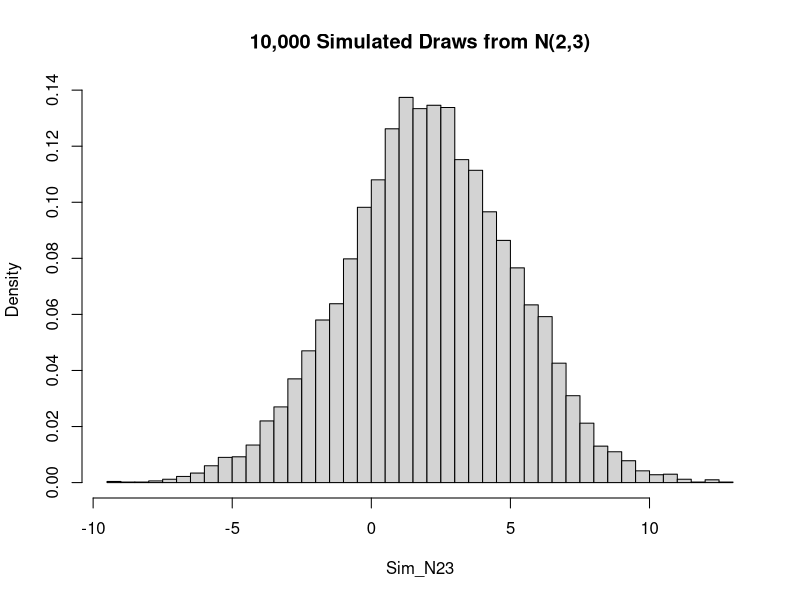
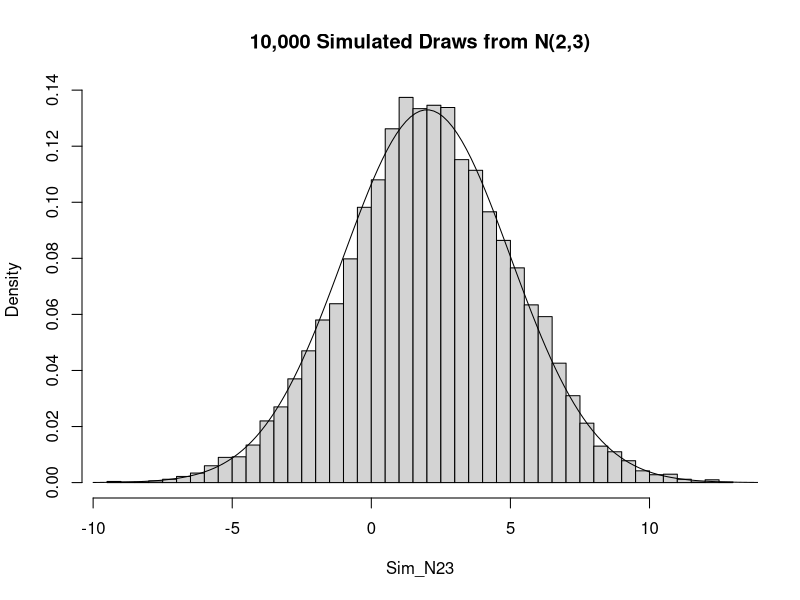
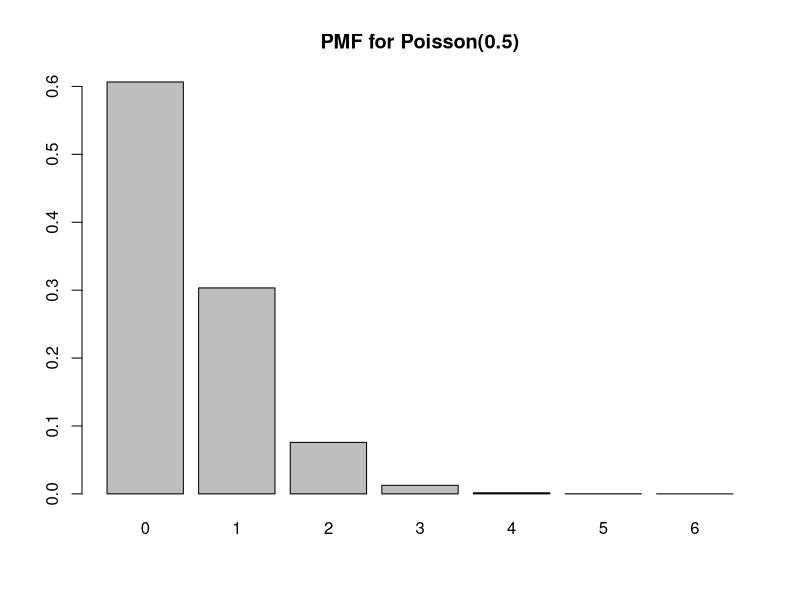
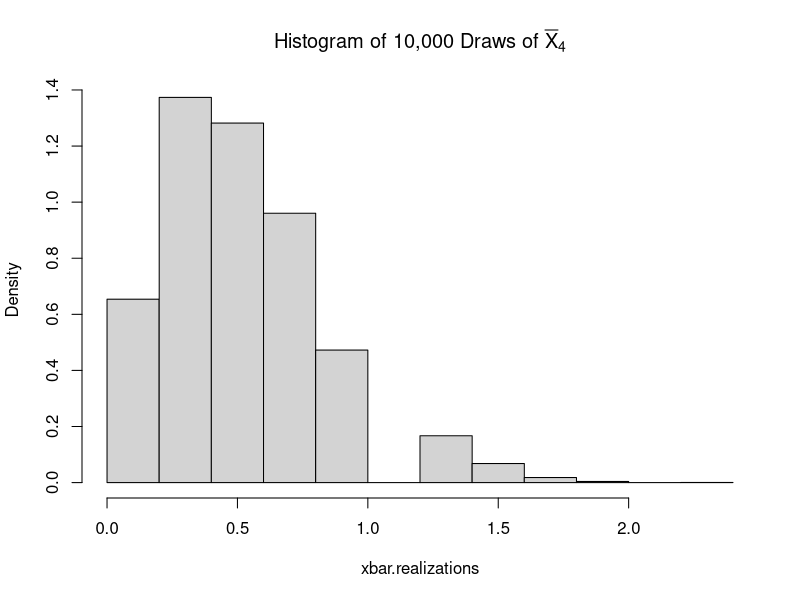
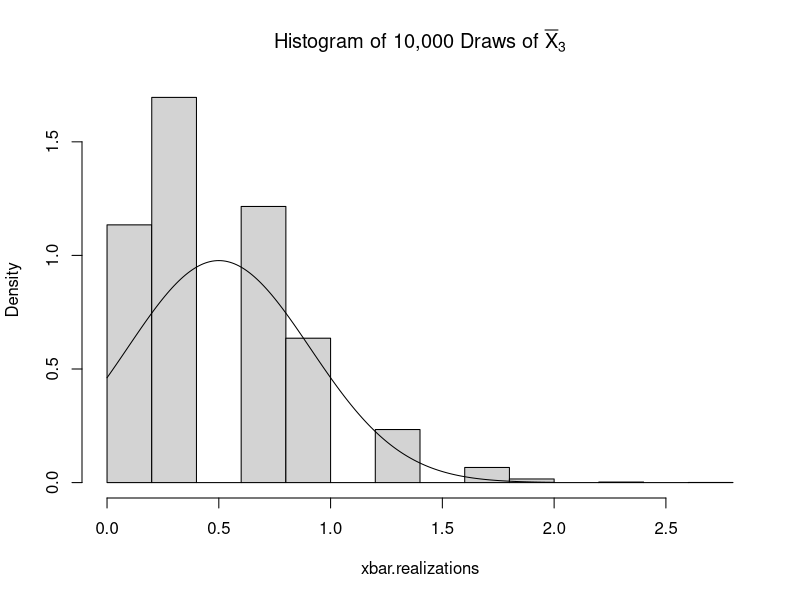
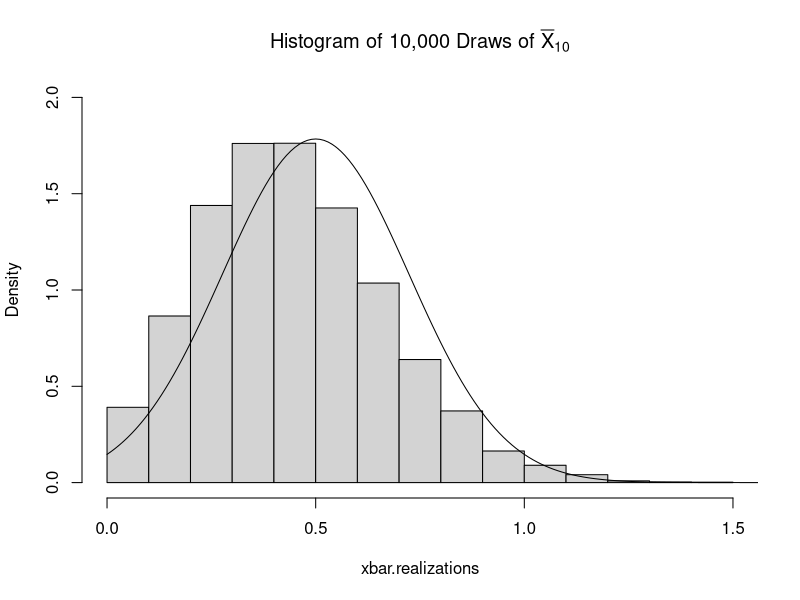
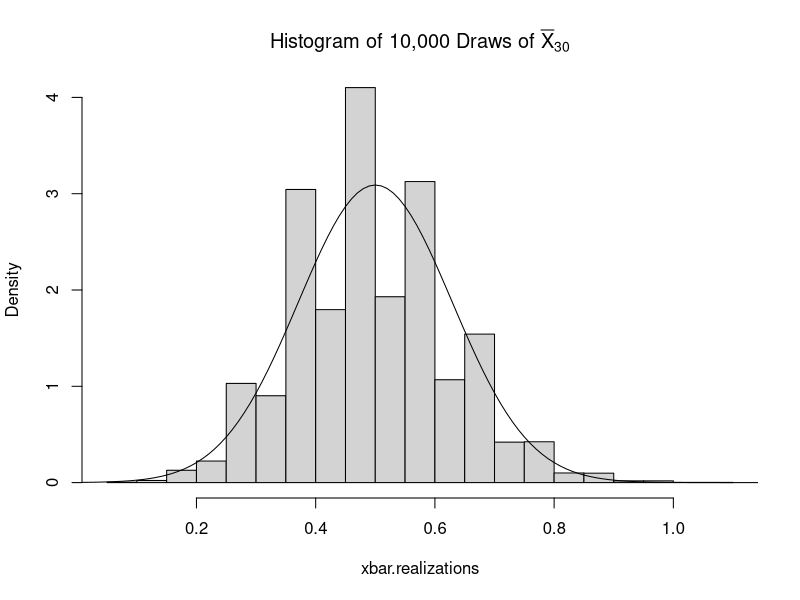
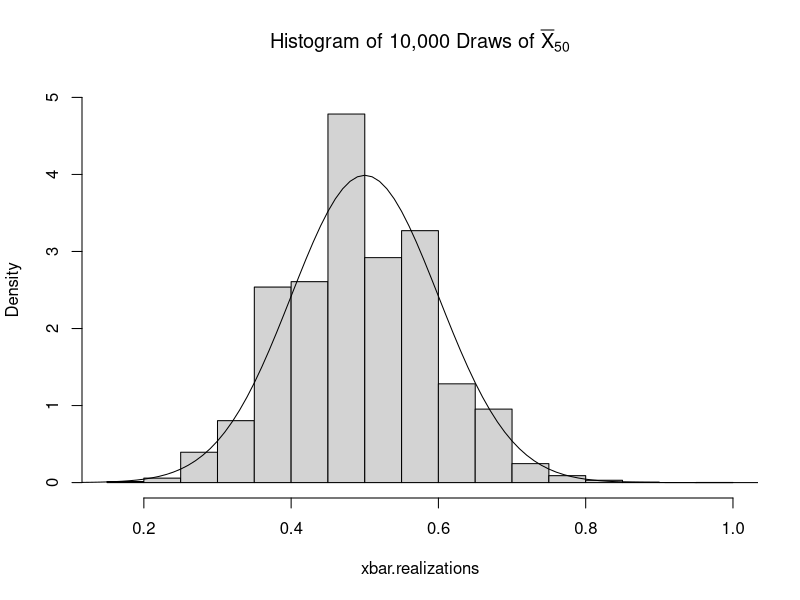

Write the R code that produced these figures, in order.
## ---- chunk 1
punif(15, 10,20)
## ---- chunk 2
mu <- 70
sig <- 13
x <- 90
z <- (90-mu)/sig

pnorm(90,70,13, lower.tail = F)
1 - pnorm(z)
## ---- chunk 3
x85 <- 85
x100 <- 100
z85 = (x85-mu)/sig
z100 = (x100-mu)/sig

pnorm(x100,mu,sig)-pnorm(x85,mu,sig)
pnorm(z100) - pnorm(z85)
## ---- chunk 4
pnorm(mu+1.5*sig,mu,sig) - pnorm(mu-1.5*sig,mu,sig)
pnorm(1.5)-pnorm(-1.5)
## ---- chunk 5
n <- 1000
sample <- rnorm(n,mu,sig)
sum(sample > mu - sig * 1.5 & sample < mu + sig * 1.5)/n
## ---- chunk 6
n = 10000
sample <- rnorm(n)
sum(sample > -1.5 & sample < 1.5)/n
## ---- chunk 7
n <-  10000
Sim_N23 = rnorm(n,2,3)
## ---- chunk 8
hist(Sim_N23, freq = F, breaks = 75, main='10,000 Simulated Draws from N(2,3)' )
## ---- chunk 9
xvalues <- seq(-10, 15, length=150)
yvalues <- dnorm(xvalues, 2, 3)
hist(Sim_N23, freq = F, breaks = 75, main='10,000 Simulated Draws from N(2,3)')
lines(xvalues, yvalues)
## ---- chunk 10
probs = dpois(c(0:6), 0.5)
barplot(probs,names.arg = c(0,1,2,3,4,5,6),main='PMF for Poisson(0.5)')
## ---- chunk 11
sample_mean <- rpois(4, 0.5)
## ---- chunk 12
num.simulations = 10000
xbar.realizations = rep(NA,num.simulations) 
#NANA NANA NANA NANA Batman!
## ---- chunk 13
for(i in 1:num.simulations){
  xbar.realizations[i] = mean(rpois(4,0.5))
}
## ---- chunk 14
hist(xbar.realizations, freq = F, main = expression(paste('Histogram of 10,000 Draws of ',bar(X)[4])))
## ---- chunk 15
n <-  3
for(i in 1:num.simulations){
  xbar.realizations[i] = mean(rpois(n,0.5))
}

hist(xbar.realizations, freq = F, breaks = 10, main = expression(paste('Histogram of 10,000 Draws of ',bar(X)[n = 3])))

xvalues = seq(0,2,.01)
yvalues = dnorm(xvalues,.5, sqrt(0.5/n))
lines(xvalues,yvalues)
## ---- chunk 16
n <-  10
for(i in 1:num.simulations){
  xbar.realizations[i] = mean(rpois(n,0.5))
}

hist(xbar.realizations, freq = F, main = expression(paste('Histogram of 10,000 Draws of ',bar(X)[n = 10])), ylim = c(0,2))

xvalues = seq(0,2,.01)
yvalues = dnorm(xvalues,.5, sqrt(0.5/n))
lines(xvalues,yvalues)

n <-  30
for(i in 1:num.simulations){
  xbar.realizations[i] = mean(rpois(n,0.5))
}

hist(xbar.realizations, freq = F, main = expression(paste('Histogram of 10,000 Draws of ',bar(X)[n = 30])), ylim = c(0,4))

xvalues = seq(0,2,.01)
yvalues = dnorm(xvalues,.5, sqrt(0.5/n))
lines(xvalues,yvalues)

n <-  50
for(i in 1:num.simulations){
  xbar.realizations[i] = mean(rpois(n,0.5))
}

hist(xbar.realizations, freq = F, main = expression(paste('Histogram of 10,000 Draws of ',bar(X)[n = 50])), ylim = c(0,5))

xvalues = seq(0,2,.01)
yvalues = dnorm(xvalues,.5, sqrt(0.5/n))
lines(xvalues,yvalues)

